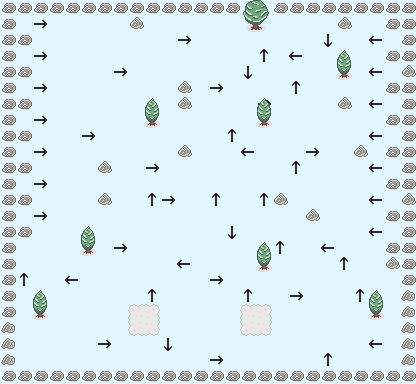

A 2D game scene composited from a Tiled map and its tileset images. What follows is a short description and the map's XML, with each tile layer's data collapsed to a summary:
An orthogonal 26x24 tile map with 16x16 px tiles, 2 tile layers (Tile Layer 1, Tile Layer 2), 2 tilesets and 26 objects (14x Door).

<map version="1.4" tiledversion="2020.08.05" orientation="orthogonal" renderorder="right-down" width="26" height="24" tilewidth="16" tileheight="16" infinite="0" backgroundcolor="#e1f5fe" nextlayerid="6" nextobjectid="44">
 <tileset firstgid="1" source="../tilesets/outdoor-1.tsx" />
 <tileset firstgid="129" source="../tilesets/basic.tsx" />
 <layer id="1" name="Tile Layer 1" width="26" height="24">
  <data>[624 cells, 150 non-empty, 11 distinct tile ids]</data>
 </layer>
 <objectgroup id="4" name="items">
  <object id="27" gid="145" x="336" y="128" width="16" height="16">
   <properties>
    <property name="powerPointsDelta" type="int" value="5" />
    <property name="regenerable" type="bool" value="true" />
   </properties>
  </object>
  <object id="28" gid="145" x="96" y="256" width="16" height="16">
   <properties>
    <property name="powerPointsDelta" type="int" value="5" />
    <property name="regenerable" type="bool" value="true" />
   </properties>
  </object>
  <object id="31" gid="145" x="272" y="32" width="16" height="16">
   <properties>
    <property name="powerPointsDelta" type="int" value="5" />
    <property name="regenerable" type="bool" value="true" />
   </properties>
  </object>
  <object id="32" gid="140" x="144" y="32" width="16" height="16">
   <properties>
    <property name="healthPointsDelta" type="int" value="20" />
    <property name="regenerable" type="bool" value="true" />
   </properties>
  </object>
  <object id="33" gid="140" x="160" y="128" width="16" height="16">
   <properties>
    <property name="healthPointsDelta" type="int" value="20" />
    <property name="regenerable" type="bool" value="true" />
   </properties>
  </object>
  <object id="34" gid="140" x="352" y="320" width="16" height="16">
   <properties>
    <property name="healthPointsDelta" type="int" value="20" />
    <property name="regenerable" type="bool" value="true" />
   </properties>
  </object>
  <object id="36" gid="140" x="48" y="320" width="16" height="16">
   <properties>
    <property name="healthPointsDelta" type="int" value="20" />
    <property name="regenerable" type="bool" value="true" />
   </properties>
  </object>
  <object id="37" gid="140" x="240" y="192" width="16" height="16">
   <properties>
    <property name="healthPointsDelta" type="int" value="20" />
    <property name="regenerable" type="bool" value="true" />
   </properties>
  </object>
  <object id="38" gid="140" x="272" y="352" width="16" height="16">
   <properties>
    <property name="healthPointsDelta" type="int" value="20" />
    <property name="regenerable" type="bool" value="true" />
   </properties>
  </object>
  <object id="41" gid="145" x="192" y="96" width="16" height="16">
   <properties>
    <property name="powerPointsDelta" type="int" value="5" />
    <property name="regenerable" type="bool" value="true" />
   </properties>
  </object>
  <object id="42" gid="145" x="32" y="352" width="16" height="16">
   <properties>
    <property name="powerPointsDelta" type="int" value="5" />
    <property name="regenerable" type="bool" value="true" />
   </properties>
  </object>
  <object id="43" gid="145" x="192" y="320" width="16" height="16">
   <properties>
    <property name="powerPointsDelta" type="int" value="5" />
    <property name="regenerable" type="bool" value="true" />
   </properties>
  </object>
 </objectgroup>
 <layer id="5" name="Tile Layer 2" width="26" height="24">
  <data>[624 cells, 51 non-empty, 8 distinct tile ids]</data>
 </layer>
 <objectgroup id="2" name="team0">
  <object id="1" type="Door" x="384" y="32" width="16" height="16">
   <properties>
    <property name="orientation" type="int" value="3" />
    <property name="team" type="int" value="1" />
   </properties>
  </object>
  <object id="2" type="Door" x="384" y="64" width="16" height="16">
   <properties>
    <property name="orientation" type="int" value="3" />
    <property name="team" type="int" value="1" />
   </properties>
  </object>
  <object id="3" type="Door" x="384" y="96" width="16" height="16">
   <properties>
    <property name="orientation" type="int" value="3" />
    <property name="team" type="int" value="1" />
   </properties>
  </object>
  <object id="4" type="Door" x="384" y="128" width="16" height="16">
   <properties>
    <property name="orientation" type="int" value="3" />
    <property name="team" type="int" value="1" />
   </properties>
  </object>
  <object id="5" type="Door" x="384" y="160" width="16" height="16">
   <properties>
    <property name="orientation" type="int" value="3" />
    <property name="team" type="int" value="1" />
   </properties>
  </object>
  <object id="7" type="Door" x="384" y="192" width="16" height="16">
   <properties>
    <property name="orientation" type="int" value="3" />
    <property name="team" type="int" value="1" />
   </properties>
  </object>
  <object id="8" type="Door" x="384" y="224" width="16" height="16">
   <properties>
    <property name="orientation" type="int" value="3" />
    <property name="team" type="int" value="1" />
   </properties>
  </object>
  <object id="9" type="Door" x="16" y="16" width="16" height="16">
   <properties>
    <property name="orientation" type="int" value="2" />
   </properties>
  </object>
  <object id="10" type="Door" x="16" y="48" width="16" height="16">
   <properties>
    <property name="orientation" type="int" value="2" />
   </properties>
  </object>
  <object id="11" type="Door" x="16" y="80" width="16" height="16">
   <properties>
    <property name="orientation" type="int" value="2" />
   </properties>
  </object>
  <object id="12" type="Door" x="16" y="112" width="16" height="16">
   <properties>
    <property name="orientation" type="int" value="2" />
   </properties>
  </object>
  <object id="13" type="Door" x="16" y="144" width="16" height="16">
   <properties>
    <property name="orientation" type="int" value="2" />
   </properties>
  </object>
  <object id="14" type="Door" x="16" y="176" width="16" height="16">
   <properties>
    <property name="orientation" type="int" value="2" />
   </properties>
  </object>
  <object id="15" type="Door" x="16" y="208" width="16" height="16">
   <properties>
    <property name="orientation" type="int" value="2" />
   </properties>
  </object>
 </objectgroup>
 <objectgroup id="3" name="team1" />
</map>
